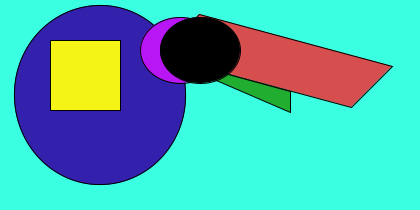
Frame 1 (no input)
Frame 60 (the mouse pressed at the canvas centre just before this capture): identical to frame 1, image omitted
Frame 120 (the mouse held since frame 60 and released just before this capture): identical to frame 1, image omitted

The Processing sketch that drew this single still picture (run headless with seeded random() and noise(); from frame 60 on, the mouse is pressed at the canvas centre):

// Processing sketch: processing_69914
// ── processing_69914.pde

//class rectangle
//{
////fill(#EAEA09);
//rect(50,40,70,70);
//}
 //define color as a variable to get seperate colors
int r=#D64E4E;
int g=#21AD30;
int db=#3321AD;
int yellow=#F4F516;
int purple=#B916F5;
void setup() {
size(420,210);

}
void draw() {
background(58, 458,224);
smooth();
//float x=mouseX;
//float y=mouseY;
fill(r);
quad(158, 55, 199, 14, 392, 66, 351, 107);
fill(g);
triangle(158,55,290, 91,290,112);
fill(db);
      arc(100,95,172,   180,-110, HALF_PI); //180 stretchs shape lengthwise
//anything above 0 on last number makes arc disappear entirely, but if it is below zero, you get a full circle
//in this case it went over the square and gave an outline of the square underneath
fill(yellow);
rectangle();
//rectangle(x,y,x,y);
  //want to create a 2nd rectangle - but it won't let me with the function method
  fill(purple);
circle();
}
void rectangle()
{
  rect(50,40,70,70);
  fill(#EAEA09);  //see diagonalsBackgroundElements program to get moving
  //rectangle picture make update function
}
void circle()
{//goal: create a circle in its own function with a seperate color.
//circle should move with mouse.
//send down mouseX and mouseY 
//declare int w, v in setup and send it down to the circle function
//do v & w need to be global variables instead?
 int w=50;  //original = 50
 int v=80;  //original = 40
  //fill(#370CAF); //still need a different color
  ellipse(180,w,v,66);  //66=mouseY
  fill(0);
  ellipse(200, w, -v, -66);
}
